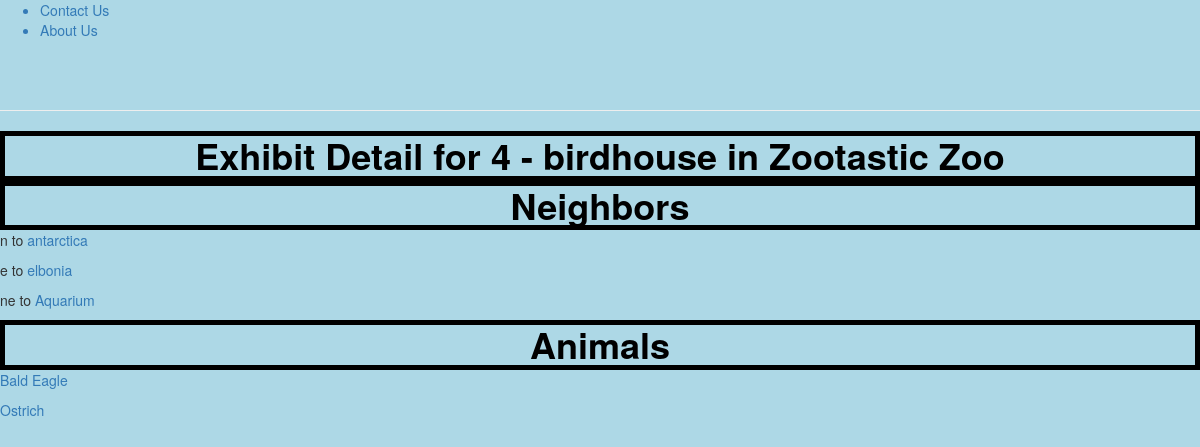
The page /zoo/exhibit/4 on the database its author committed.
### zoo/models.py (models this page shows, shortened)
class Exhibit(models.Model):
	name = models.CharField(max_length=200, help_text="Enter Exhbit Name")
	zoo = models.ForeignKey('Zoo', on_delete=models.SET_NULL, null=True)
	def get_absolute_url(self):
		return reverse('exhibitDetail', args=[str(self.id)])

class Zoo(models.Model):
	name = models.CharField(max_length=200, help_text="Enter Zoo Name")
	logoFileName = models.CharField(max_length=200, help_text="Enter logo file name", null=True)

class ExhibitNeighbor(models.Model):
	fromExhibit = models.ForeignKey('Exhibit', on_delete=models.SET_NULL, null=True, related_name='fromExhibit')
	toExhibit = models.ForeignKey('Exhibit', on_delete=models.SET_NULL, null=True, related_name='toExhibit')
	CARDINAL = (
	    ('n', 'North'),
	    ('s', 'South'),
	    ('w', 'West'),
	    ('e', 'East'),
	    ('nw', 'Northwest'),
	    ('ne', 'Northeast'),
	    ('sw', 'Southwest'),
	    ('se', 'Southeast')
	)
	direction = models.CharField(max_length=2, choices=CARDINAL, help_text="Enter Direction", null=True, blank=True)

class Animal(models.Model):
	name = models.CharField(max_length=200, help_text="Enter Animal Name")
	imageFileName = models.CharField(max_length=200, help_text="Enter logo file name", null=True)
	exhibit = models.ForeignKey('Exhibit', on_delete=models.SET_NULL, null=True)
	soundFileName = models.CharField(max_length=200, help_text="Enter sound file name", null=True, blank=True)
	tricksDescription = models.TextField(max_length=1000, help_text='Enter a description of the tricks')
	dietDescription = models.TextField(max_length=1000, help_text='Enter a description of the diet')
	def get_absolute_url(self):
		return reverse('animalDetail', args=[str(self.id)])

### zoo/views.py (the view)
# urls.py: path('exhibit/<int:pk>', views.ExhibitDetailView.as_view(), name='exhibitDetail'),
class ExhibitDetailView(generic.DetailView):
    model = Exhibit

### zoo/templates/zoo/exhibit_detail.html
{% extends "base_generic.html" %}
{% block content %}
<h1>Exhibit Detail for {{ exhibit.id }} - {{ exhibit.name }} in {{ exhibit.zoo.name }}</h1>
<h1>Neighbors</h1>
{% for neighbor in exhibit.fromExhibit.all %}
 <p>{{ neighbor.direction }} to <a href="{{neighbor.toExhibit.get_absolute_url}}">{{ neighbor.toExhibit.name }}</a></p>
{% endfor %}
<h1>Animals</h1>
{% for animal in exhibit.animal_set.all %}
 <p><a href="{{animal.get_absolute_url}}"> {{ animal.name }}</a></p>
{% endfor %}
{% endblock %}

### zoo/static/css/styles.css (style rules this page uses)
h1 { color:black; font-weight: bold; margin: auto; text-align: center; border-style: solid; border-width: 5px; }
body { background-color:#ADD8E6; }

### rows shown on the page
Exhibit: id "4", name "birdhouse", zoo.name "Zootastic Zoo"
ExhibitNeighbor: direction "n", toExhibit.name "antarctica"
ExhibitNeighbor: direction "e", toExhibit.name "elbonia"
ExhibitNeighbor: direction "ne", toExhibit.name "Aquarium"
Animal: name "Bald Eagle"
Animal: name "Ostrich"
